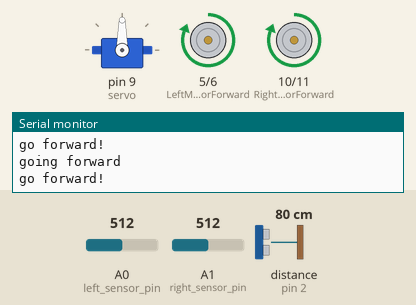
Bench run of a sketch on a simulated Arduino Uno, built with avr-gcc and run on an emulated ATmega328P. Shown: servo, motor-driver pin pairs drawn as motors (green arrow = first pin HIGH = forward, orange = second pin HIGH = backward, longer = more drive), the last lines printed to the serial monitor. Wiring (inferred from the names in the program): ultrasonic range finder: trigger pin 3; echo pin 2. The test bench sets the inputs (shaded band); at power-on: distance to the obstacle (sensor on pin 2) 80 cm, A0 (left_sensor_pin) = 512, A1 (right_sensor_pin) = 512. The echo pulse lasts 58.3 µs per cm.

Above: at 1.2 s.
1.3 s: distance to the obstacle (sensor on pin 2) set to 23 cm
2.8 s: distance to the obstacle (sensor on pin 2) set to 21 cm
At 3.1 s:
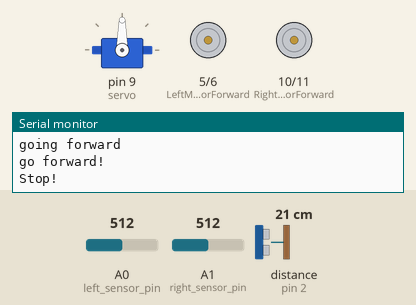
5.8 s: A0 (left_sensor_pin) set to 490
At 6.22 s:
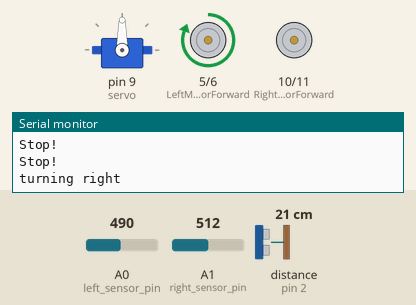
8.8 s: A1 (right_sensor_pin) set to 486
At 9.28 s:
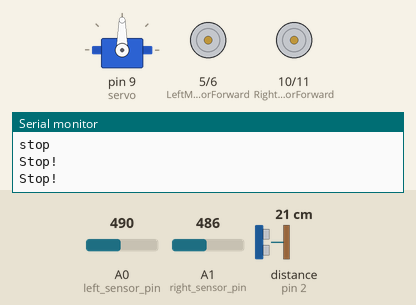
11.8 s: A0 (left_sensor_pin) set to 510
At 11.98 s:
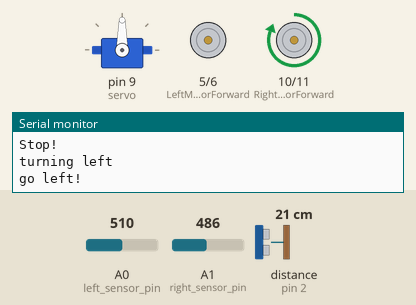
14.8 s: distance to the obstacle (sensor on pin 2) set to 120 cm
At 16.3 s:
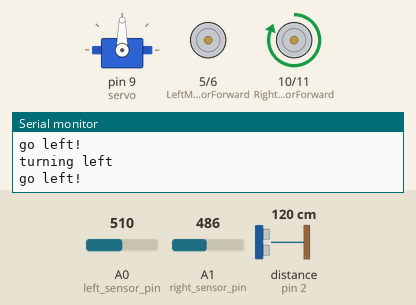
Timing chart, 0 to 17.8 s (numbered marks = the images above; inputs shaded):
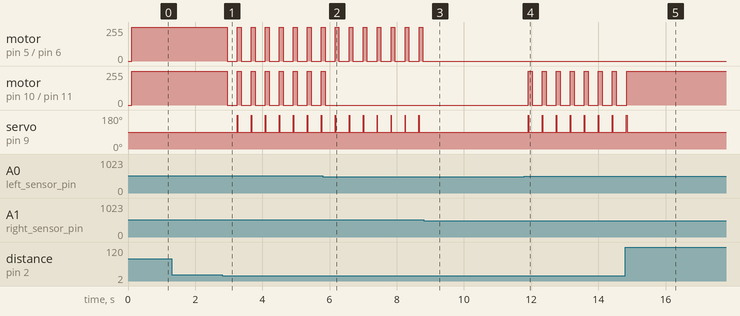

The sketch:

Survelliance_Robot.ino
```cpp
#include<Servo.h>

Servo serv_t;
int angle=0;
int left_sensor_state=0;
int right_sensor_state=0;
char getstr;
long distance;
const int left_sensor_pin =A0;
const int right_sensor_pin =A1;
const int servo=9;
const int trig=3;
const int echo=2;
const int IR=4;
const int LeftMotorForward = 5;
const int LeftMotorBackward = 6;
const int RightMotorForward = 10;
const int RightMotorBackward = 11;

void _mForward()
{

     digitalWrite(LeftMotorForward, HIGH);
    digitalWrite(RightMotorForward, HIGH);

    digitalWrite(LeftMotorBackward, LOW);
    digitalWrite(RightMotorBackward, LOW);
    Serial.println("go forward!");
}
void _mBack()
{

    digitalWrite(LeftMotorBackward, HIGH);
    digitalWrite(RightMotorBackward, HIGH);

    digitalWrite(LeftMotorForward, LOW);
    digitalWrite(RightMotorForward, LOW);
    Serial.println("go back!");
}
void _mleft()
{

    digitalWrite(LeftMotorBackward, LOW); // did change to move only ryt motor forward
    digitalWrite(RightMotorForward, HIGH);

    digitalWrite(LeftMotorForward, LOW);
    digitalWrite(RightMotorBackward, LOW);

    Serial.println("go left!");
}
void _mright()
{

     digitalWrite(LeftMotorForward, HIGH);
     digitalWrite(RightMotorBackward, LOW); // did change to move only left motor forward

     digitalWrite(LeftMotorBackward, LOW);
     digitalWrite(RightMotorForward, LOW);


}
void _mStop()
{
     digitalWrite(RightMotorForward, LOW);
     digitalWrite(LeftMotorForward, LOW);
     digitalWrite(RightMotorBackward, LOW);
     digitalWrite(LeftMotorBackward, LOW);
     Serial.println("Stop!");
}
int Distance(){
    digitalWrite(trig,LOW);
    delayMicroseconds(2);
    digitalWrite(trig,HIGH);
    delayMicroseconds(10);  //sending 8 pulse at 40KHz
    digitalWrite(trig,LOW);
    long duration=pulseIn(echo,HIGH);//wait until echo become high give time in microseconds
    int cm = duration*0.034/2;

     return cm;
}
void setup()
{

  Serial.begin(9600);
  serv_t.attach(servo);
  pinMode(trig,OUTPUT);
  pinMode(echo,INPUT);
  pinMode(IR,INPUT);
  pinMode(RightMotorForward, OUTPUT);
  pinMode(LeftMotorForward, OUTPUT);
  pinMode(LeftMotorBackward, OUTPUT);
  pinMode(RightMotorBackward, OUTPUT);


}
void loop()
  {
      serv_t.write(90);//   Servo in front
      distance = Distance();
      delay(100);
  if (distance <= 20){
      _mStop();
      delay(300);
      serv_t.write(1);  //Servo at left
      distance=Distance();
      serv_t.write(179); //Servo at Right
      long distance2=Distance();
  if(distance <= 20&&distance2>20)
      {
      _mright();
      delay(200);
      }
   else if(distance > 20&&distance2<=20)
    {
      _mleft();
      delay(200);
    }
   else{
     _mStop();
    }

  }

     else{
     getstr=Serial.read();
 if(getstr=='F')
  {
     _mForward();
  }
  else if(getstr=='B')
  {
      _mBack();
       delay(200);
  }
  else if(getstr=='R')
  {
       _mright();
       delay(200);
  }
  else if(getstr=='L')
  {
     _mleft();

      delay(200);
  }
  else if(getstr=='X')
  {
     _mStop();
  }
   }
    left_sensor_state = analogRead(left_sensor_pin);
    right_sensor_state = analogRead(right_sensor_pin);

if(right_sensor_state > 500 && left_sensor_state < 500)
{
    Serial.println("turning right");
    _mright();
    delay(10);
  }
if(right_sensor_state < 500 && left_sensor_state > 500)
{
    Serial.println("turning left");

     _mleft();
      delay(10);
  }

if(right_sensor_state > 500 && left_sensor_state > 500)
{
    Serial.println("going forward");

    _mForward();

    delay(10);

  }

if(right_sensor_state < 500 && left_sensor_state < 500)
{
    Serial.println("stop");

    _mStop();

  }


}
```

Measured:
- the behaviour switches between 22 and 21 cm on distance to the obstacle (sensor on pin 2) (found by bisection; images 0 and 1)
- the behaviour switches between 501 and 500 on A1 (right_sensor_pin) (found by bisection; images 2 and 3)
- the behaviour switches between 500 and 501 on A0 (left_sensor_pin) (found by bisection; images 3 and 4)
- after the input at 2.8 s, motor on pin 5 (LeftMotorForward) / pin 6 (LeftMotorBackward), motor on pin 10 (RightMotorForward) / pin 11 (RightMotorBackward): alternates forward 255/255 for 0.11 s and stopped for 0.30 s, starting after 0.15 s; servo on pin 9 (servo): alternates 179° for 0.01 s and 90° for 0.40 s, starting after 0.45 s
- after the input at 5.8 s, motor on pin 10 (RightMotorForward) / pin 11 (RightMotorBackward): goes on until 5.9 s, then stays stopped
- after the input at 8.8 s, motor on pin 5 (LeftMotorForward) / pin 6 (LeftMotorBackward): stops changing and stays stopped; servo on pin 9 (servo): stops changing and stays 90°
- after the input at 11.8 s, motor on pin 10 (RightMotorForward) / pin 11 (RightMotorBackward): alternates forward 255/255 for 0.11 s and stopped for 0.30 s, starting after 0.12 s; servo on pin 9 (servo): alternates 179° for 0.01 s and 90° for 0.40 s, starting after 0.12 s
- after the input at 14.8 s, motor on pin 10 (RightMotorForward) / pin 11 (RightMotorBackward): goes on until 14.8 s, then stays forward 255/255; servo on pin 9 (servo): goes on until 14.9 s, then stays 90°
